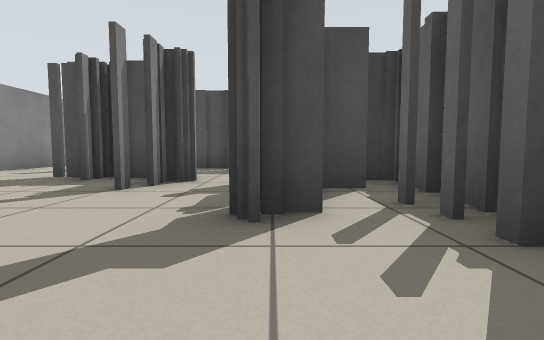
[1] (above)

24 first-person views from a walk through a world built for the Player/Stage simulator. The camera is 0.5 m above the floor, tilts 4° down and sees 85° across. The lines on the ground mark 1 m squares. The floor is counted in squares, 1 m on a side. Each view is taken from the middle of a square. On the plan, view 1 faces up. The plan holds only what a view shows up to about 9 squares ahead; the rest is blank. Robots are left out.

[2]
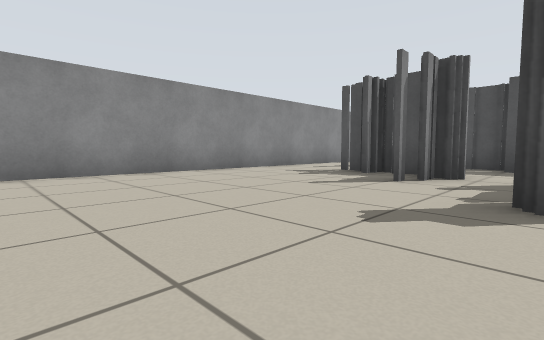

[3]
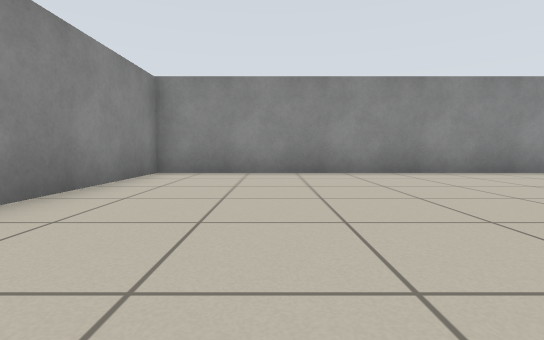

[4]
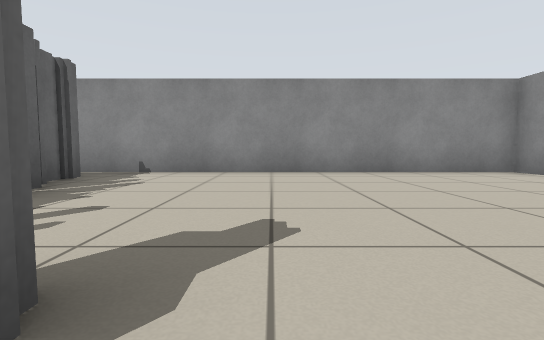

[5]
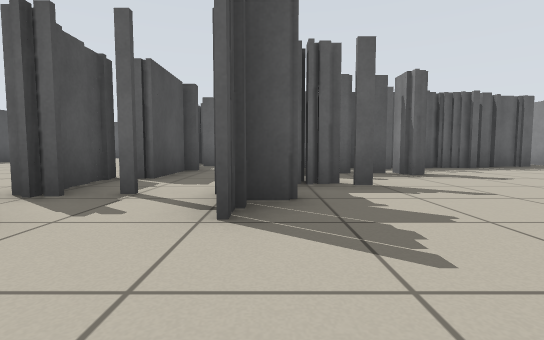

[6]
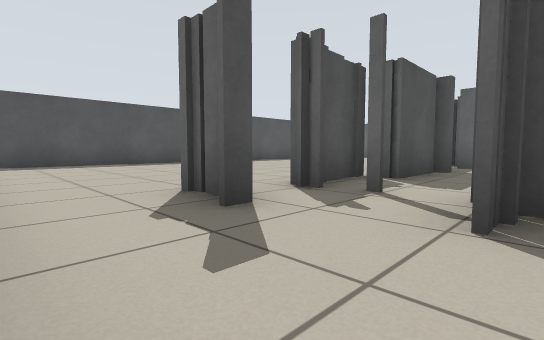

[7]
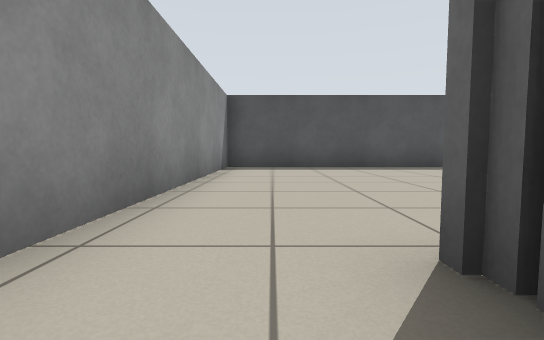

[8]
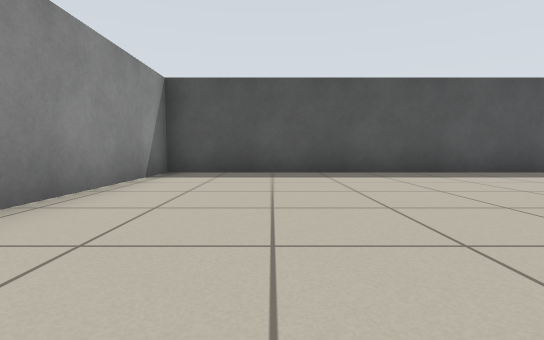

[9]
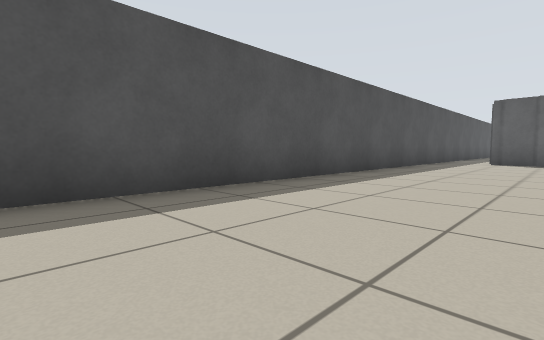

[10]
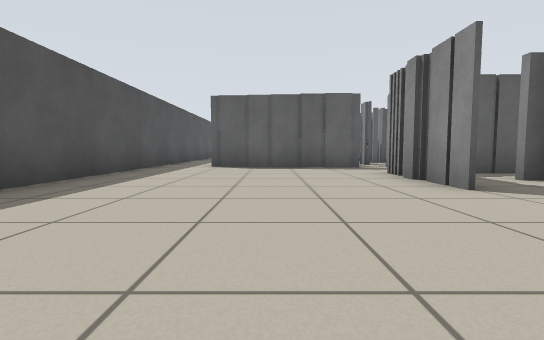

[11]
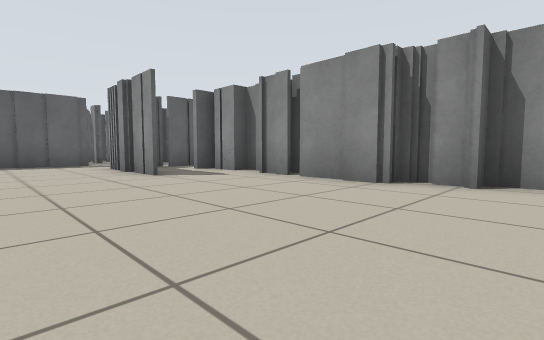

[12]
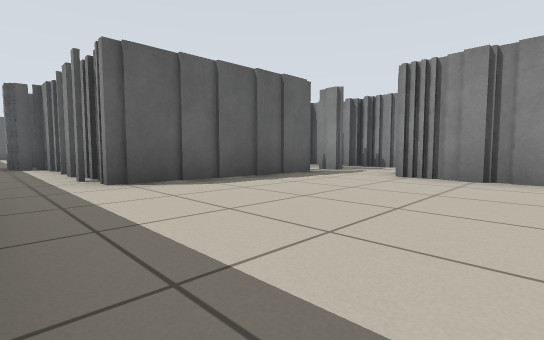

[13]
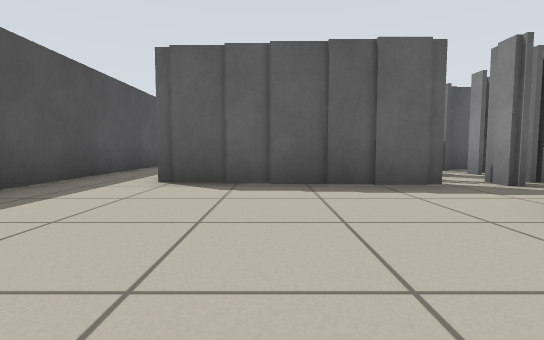

[14]
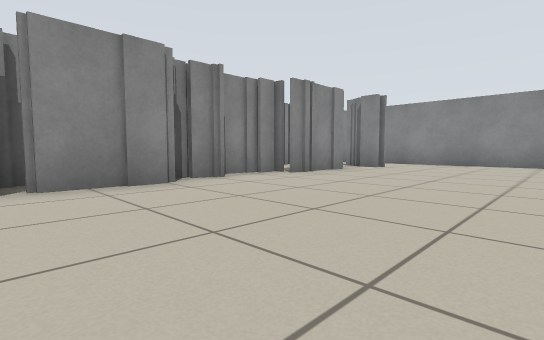

[15]
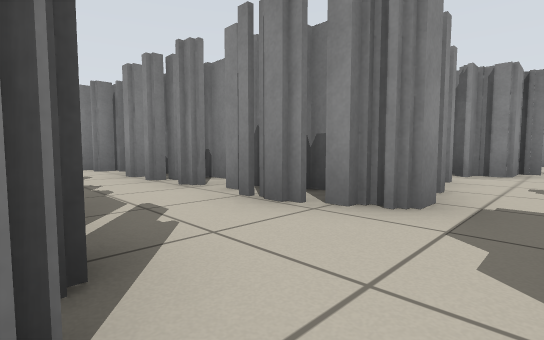

[16]
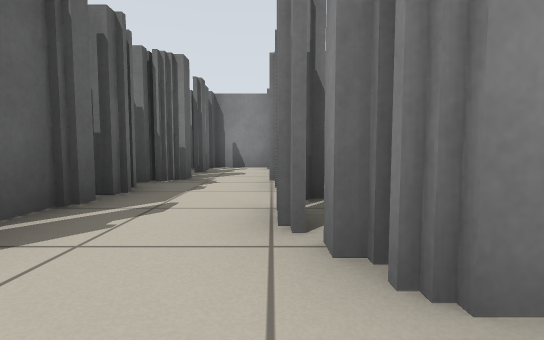

[17]
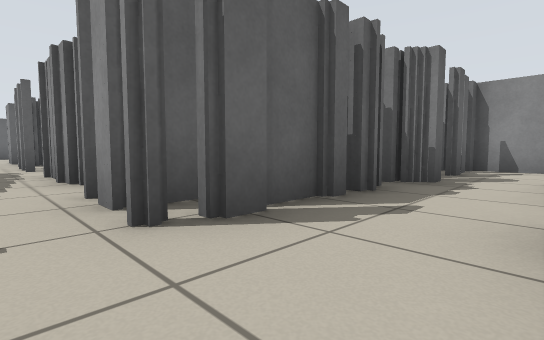

[18]
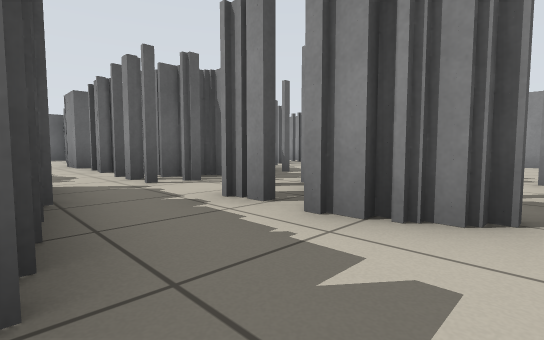

[19]
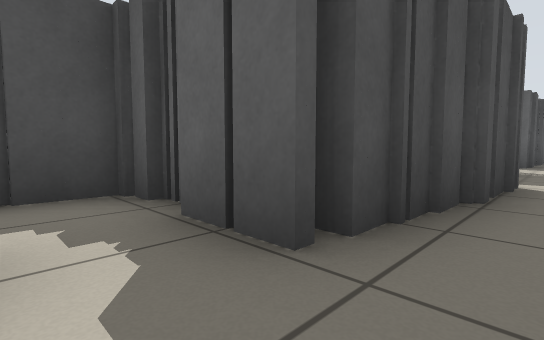

[20]
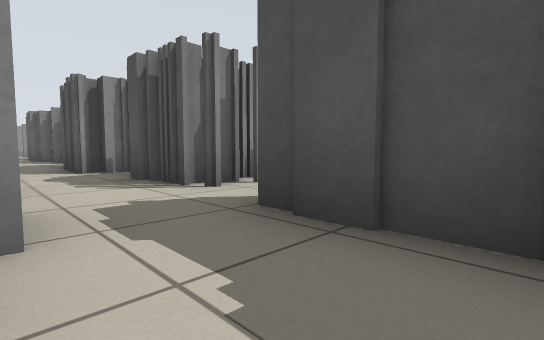

[21]
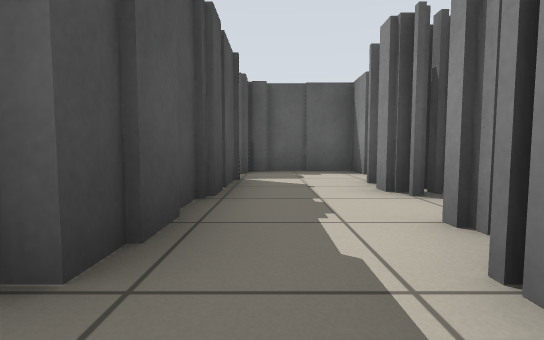

[22]
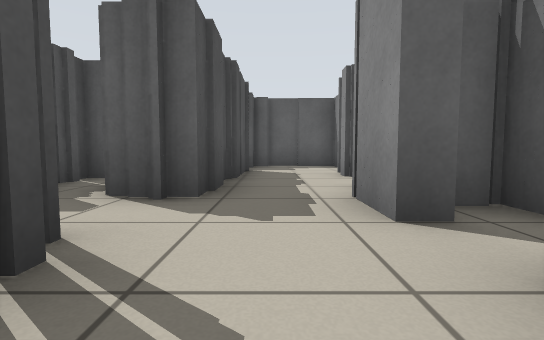

[23]
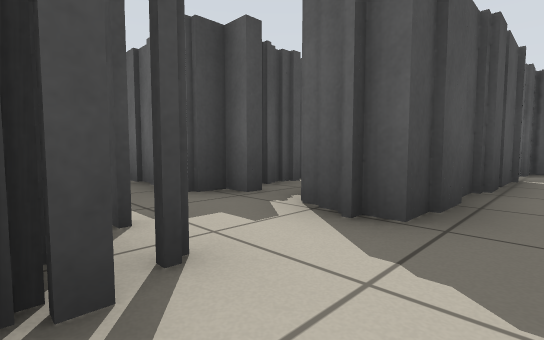

[24]
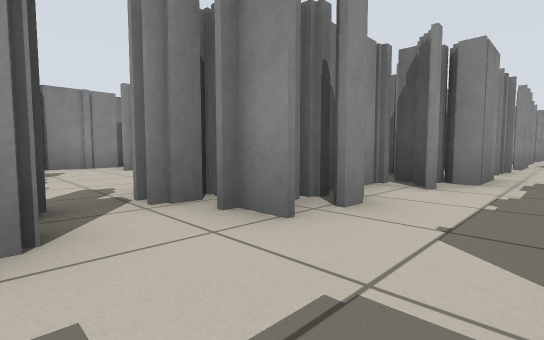

### Floor plan
Key: @ floor where view 1 was taken; # wall or solid block; . floor.
Columns run from 7 left of view 1 to 23 right of it. Each row starts with its distance up from view 1.
 16 #######################
 15 #......................
 14 #...................####
 13 #................####
 12 #................#
 11 #................#      #
 10 #................#     .#
  9 #............###.##  ######
  8 #..####......###..######.#
  7 #..##.########.#####.##########
  6 #.............................#
  5 #...##..##..##.###########....#
  4 #....#.###..#####       ####.##
  3 #......###..#              ###
  2 #......####.###
  1 #........##.# .
  0 #......@.##.# ..
 -1 #........#..# ..
 -2 #........####  .
 -3 #..........    .
 -4 ###########    #

Positions as (right, up) in squares from view 1, and headings:
1: (0, 0), facing up
2: (0, -1), facing up-left
3: (0, -1), facing left
4: (-1, 3), facing down
5: (-6, 5), facing right
6: (-6, 5), facing up-right
7: (-5, 7), facing up
8: (-4, 9), facing up
9: (-1, 12), facing up-right
10: (2, 12), facing right
11: (0, 12), facing down-right
12: (6, 15), facing down-right
13: (6, 12), facing right
14: (4, 12), facing down-left
15: (5, 6), facing down-left
16: (3, 6), facing down
17: (3, 6), facing down-right
18: (7, 7), facing down-right
19: (7, 6), facing up-right
20: (19, 5), facing up-left
21: (16, 6), facing right
22: (14, 6), facing right
23: (15, 6), facing up-right
24: (22, 6), facing down-left
